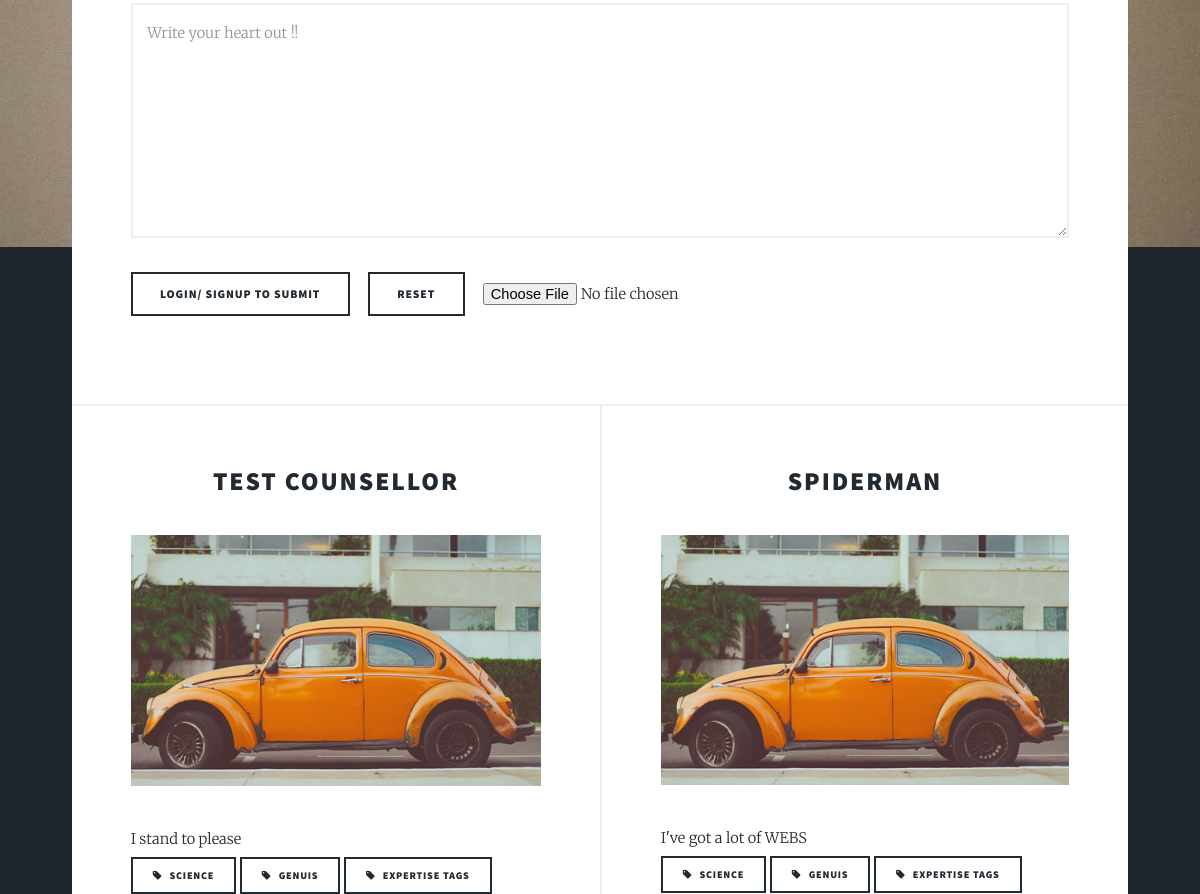
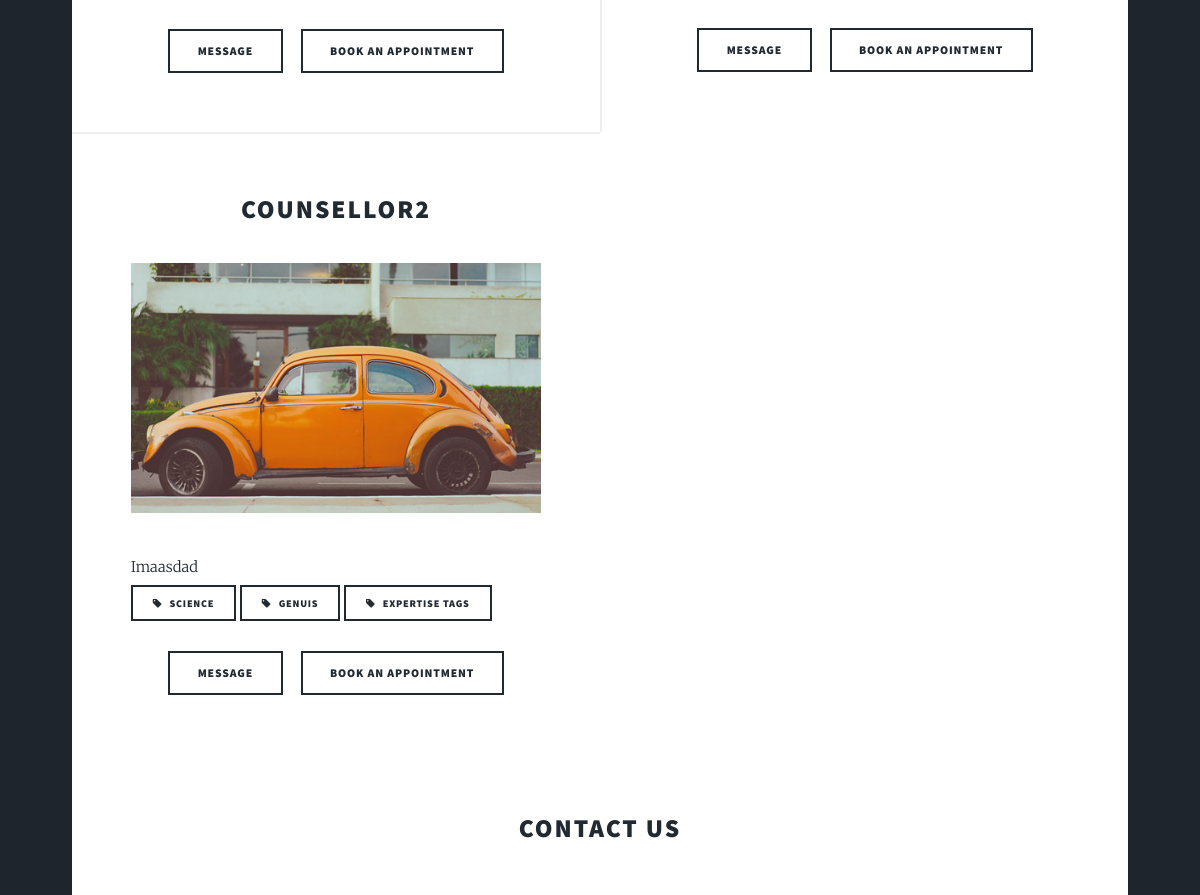
Page /talk/ (middle part) on the earlier database version (2 pictures, top to bottom).
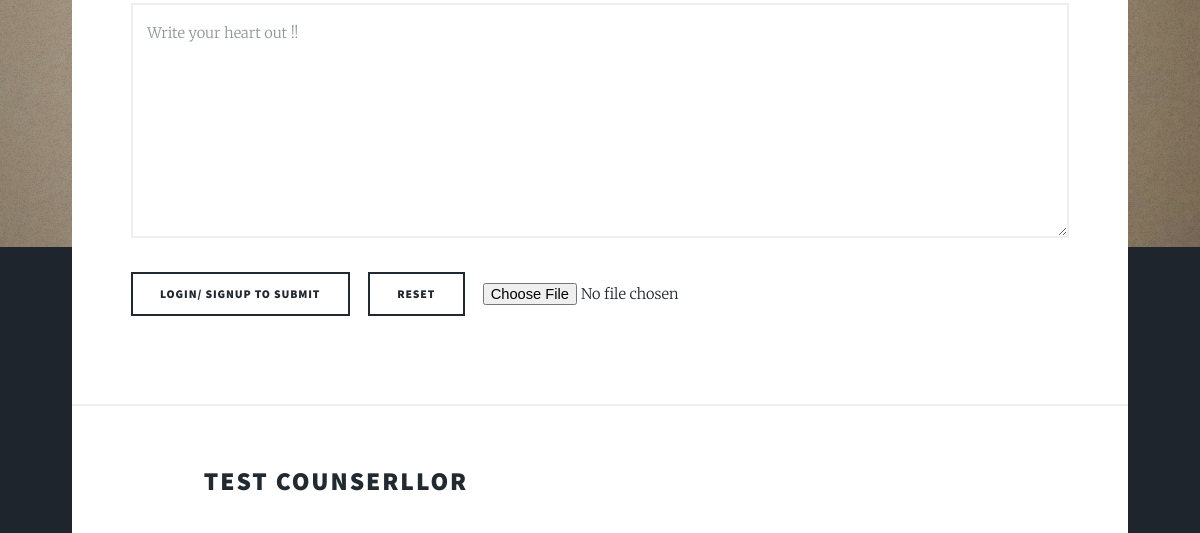
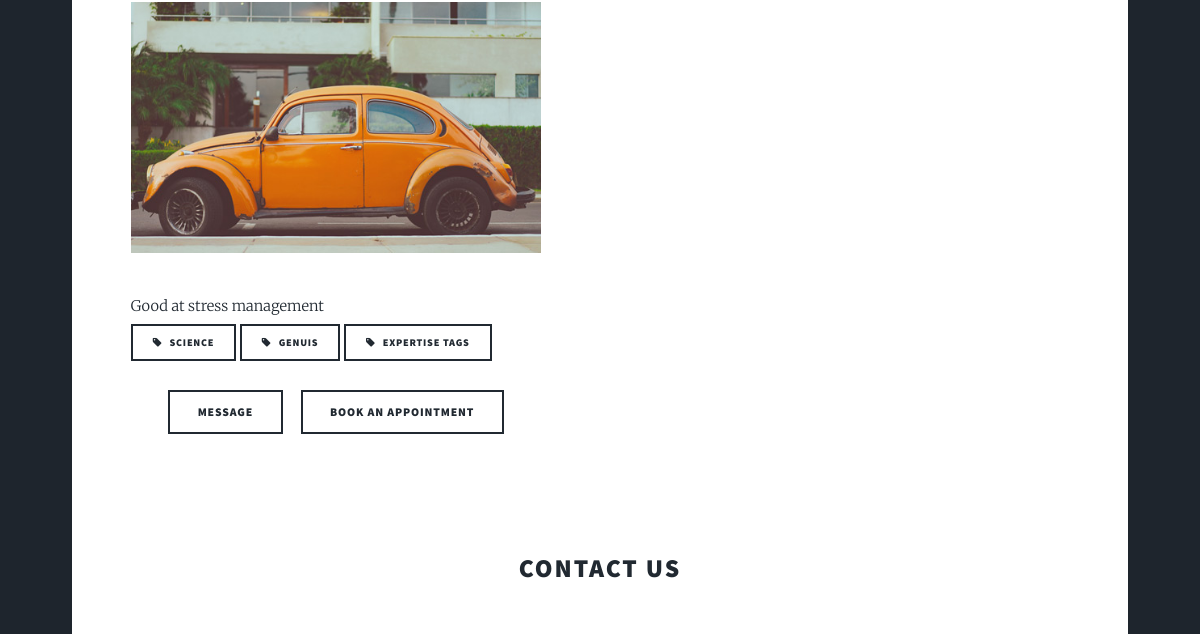
Same page on the later database version (2 pictures, top to bottom).
### client/models.py (models this page shows, shortened)
class Counsellordata(models.Model):
    User = models.OneToOneField(User,on_delete=models.SET_NULL, null=True, blank=True)
    Name = models.CharField(max_length=100)
    Gender=models.IntegerField(choices=[(0,'Male'),(1,'Female'),(2,'Other')])
    Age=models.IntegerField(blank = True,null=True)
    Profile_pic = models.FileField(blank=True,null=True)
    Email=models.EmailField()
    State=models.CharField(max_length=50,blank=True,null=True)
    City=models.CharField(max_length=50,blank=True,null=True)
    Education=models.CharField(max_length=300,blank = True,null=True)
    Expertise = models.CharField(max_length=200,blank=True,null=True)
    Summary = models.CharField(max_length=1000,blank=True,null=True)
    Consultation_start = models.TimeField(null=True,auto_now=False, auto_now_add=False)
    Consultation_end = models.TimeField(null=True,auto_now=False, auto_now_add=False)

### client/views.py (the view)
# urls.py: path('talk/',views.talk,name = "talk-to-counsellor"),
def talk(request):
    user_check = True
    if request.user.is_authenticated:
        coun = Counsellordata.objects.all().filter(User=request.user)
        if coun:
            user_check = False
            return render(request,'client/home.html',{"client":user_check})
    form = DescriptionForm()
    show = True
    if request.user.is_authenticated:
        des = Description.objects.all().filter(User=request.user)
        if des:
            show = False
    if request.method=='POST':
        form = DescriptionForm(request.POST,request.FILES)
        if form.is_valid():
            instance = form.save(commit=False)
            instance.User = request.user
            instance.save()
            form = DescriptionForm()
            context = {"form":form,"client":True,'all_counsellors': Counsellordata.objects.all(),"show":False,"message":"Saved successfully, Now please select a counsellor you would like to talk to."}
            return render(request,'client/talk_to_counsellor.html',context)
        else:
            context = {"form":form,"client":True,"show":show,'all_counsellors': Counsellordata.objects.all()}
            return render(request,'client/talk_to_counsellor.html',context)
    else:
        context = {"form":form,"client":True,"show":show,'all_counsellors': Counsellordata.objects.all()}
        return render(request,'client/talk_to_counsellor.html',context)

### client/forms.py
class DescriptionForm(ModelForm):
    class Meta:
        model = Description
        fields = ['Message','extra_data']

### client/templates/client/talk_to_counsellor.html (shortened to what this page needs)
{%extends "client/base.html"%}
 {%block content%}
 {%if show%}
	<section class="post">
		<form method="POST"  class="alt" enctype="multipart/form-data">
			<div class="12u$">
				<textarea name="Message" id="Message" placeholder="Write your heart out !!" rows="6"></textarea>
			</div>
			<br>
			<div class="12u$">
				<ul class="actions">
					{%if user.is_authenticated%}
					<li><input type="submit" value="Submit" class="special" /></li>
					{%else%}
					<li><a href="{%url 'sign-up'%}" class="button">Login/ Signup to submit</a></li>
					{%endif%}
					<li><input type="reset" value="Reset" /></li>
					<li>
						<input id = "extra_data" type="file", name="extra_data"/>
					</li>
				</ul>
			</div>
		</form>
	</section>
 {%endif%}
	<section class="posts">
		{%for counsellor in all_counsellors%}
			<article>
				<header>
					<h2><a href="#">{{counsellor.Name}}</a></h2>
				</header>
				<a href="#" class="image fit"><img src="../../static/images/pic02.jpg" alt="" /></a>
				<p>{{counsellor.Summary}}<br>
					<a href="#" class="button small icon fa-tag">Science</a> <a href="#" class="button small icon fa-tag">Genuis</a> <a href="#" class="button small icon fa-tag">Expertise tags</a></p>
				<ul class="actions">
					<li><a href="#" class="button">Message</a></li>
					<li><a href="{%url 'book-appointment' pk=counsellor.pk %}" class="button">Book an appointment</a></li>
				</ul>
			</article>
		{%endfor%}
		</section>
{%endblock%}

### client/templates/client/base.html (shortened to what this page needs)
{% load static %}
<!DOCTYPE HTML>
<html>
	<head>
		<link rel="stylesheet" href="{%static 'client/css/main.css' %}" />
	</head>
	<body class="is-loading">
	<div id="wrapper" class="fade-in">
			<div id="main">
				{% block content %}{% endblock %}
			</div>
			<div id = "main"><center><h2> Contact Us </h2></center></div>
	</div>
	</body>
</html>

Differences in the rows shown:
removed Counsellordata: Name "SPIDERMAN", Summary "I've got a lot of WEBS"
removed Counsellordata: Name "COUNSELLOR2", Summary "Imaasdad"
changed Counsellordata: Name "TEST COUNSELLOR" → "TEST COUNSERLLOR"; Summary "I stand to please" → "Good at stress management"
